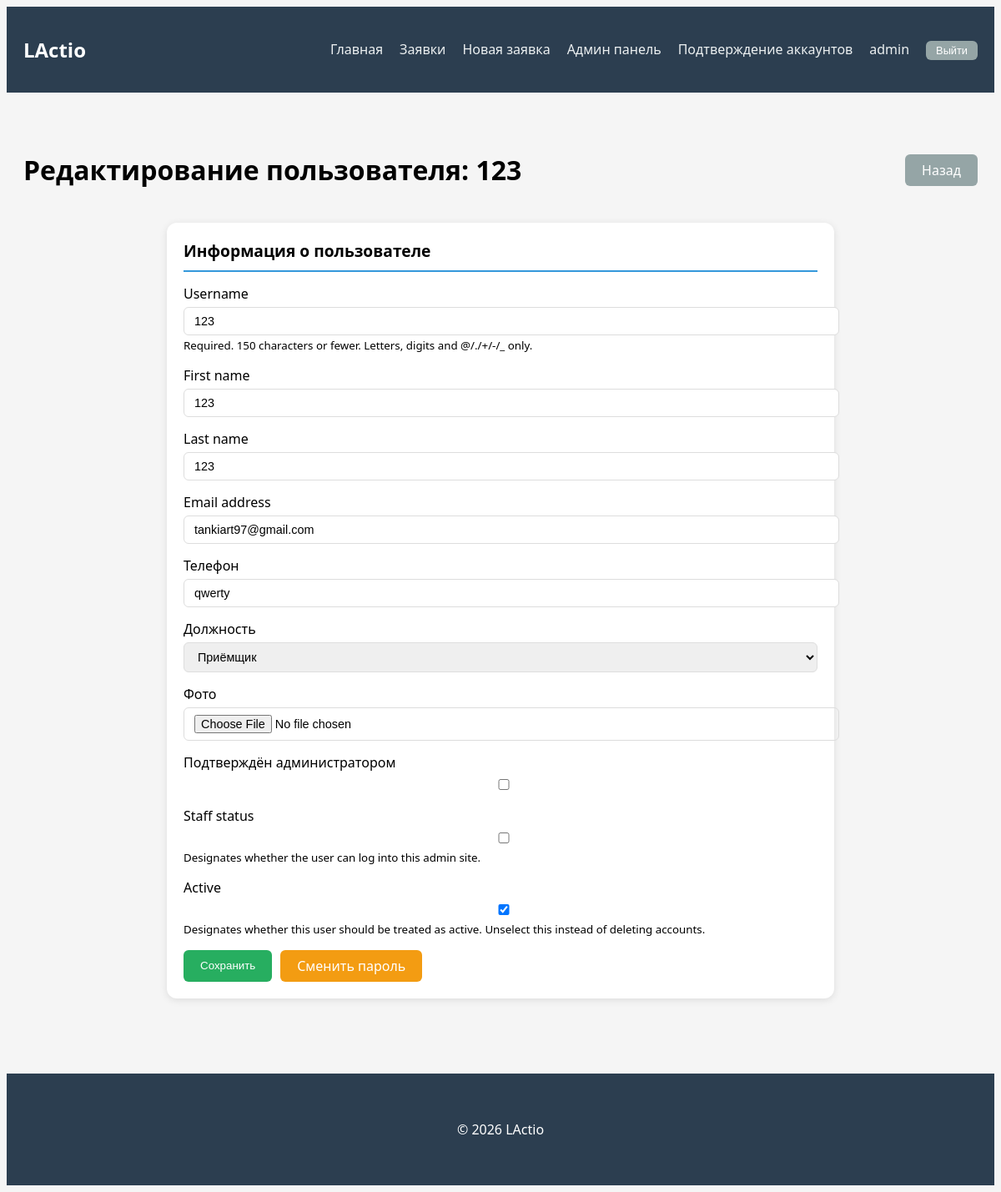
Page /admin-panel/users/6/ (signed in) on the committed database.
### service_reception/models.py (models this page shows, shortened)
class User(AbstractUser):
    POSITION_CHOICES = [
        ('admin', 'Администратор'),
        ('receptionist', 'Приёмщик'),
        ('master', 'Мастер'),
    ]
    phone = models.CharField(max_length=20, blank=True, verbose_name='Телефон')
    position = models.CharField(max_length=50, choices=POSITION_CHOICES, default='receptionist', verbose_name='Должность')
    avatar = models.ImageField(upload_to='avatars/', blank=True, null=True, verbose_name='Фото')
    is_approved = models.BooleanField(default=False, verbose_name='Подтверждён администратором')
    class Meta:
        verbose_name = 'Пользователь'
        verbose_name_plural = 'Пользователи'

### service_reception/admin_views.py (the view)
# urls.py: path('admin-panel/users/<int:user_id>/', admin_views.admin_user_detail, name='admin_user_detail'),
@login_required
@user_passes_test(is_admin)
def admin_user_detail(request, user_id):
    user = get_object_or_404(User, id=user_id)
    if request.method == 'POST':
        form = UserAdminForm(request.POST, request.FILES, instance=user)
        if form.is_valid():
            form.save()
            messages.success(request, f'Данные пользователя {user.username} обновлены')
            return redirect('service_reception:admin_users')
    else:
        form = UserAdminForm(instance=user)
    context = {'user_obj': user, 'form': form}
    return render(request, 'reception/admin/user_detail.html', context)

### service_reception/forms.py
class UserAdminForm(forms.ModelForm):
    class Meta:
        model = User
        fields = ['username', 'first_name', 'last_name', 'email', 'phone', 'position', 'avatar', 'is_approved', 'is_staff', 'is_active']
        widgets = {
            'username': forms.TextInput(attrs={'class': 'search_field_input'}),
            'first_name': forms.TextInput(attrs={'class': 'search_field_input'}),
            'last_name': forms.TextInput(attrs={'class': 'search_field_input'}),
            'email': forms.EmailInput(attrs={'class': 'search_field_input'}),
            'phone': forms.TextInput(attrs={'class': 'search_field_input'}),
            'position': forms.Select(attrs={'class': 'search_field_input'}),
            'avatar': forms.FileInput(attrs={'class': 'search_field_input'}),
            'is_approved': forms.CheckboxInput(attrs={'class': 'form-check-input'}),
            'is_staff': forms.CheckboxInput(attrs={'class': 'form-check-input'}),
            'is_active': forms.CheckboxInput(attrs={'class': 'form-check-input'}),
        }

### service_reception/admin_views.py (called while the page is built)
def is_admin(user):
    return user.is_staff or user.is_superuser

### service_reception/templates/reception/admin/user_detail.html (shortened to what this page needs)
{% extends 'reception/base.html' %}
{% block content %}
<div class="flex_between mb_20">
    <h1>Редактирование пользователя: {{ user_obj.username }}</h1>
    <a href="{% url 'service_reception:admin_users' %}" class="btn_secondary">Назад</a>
</div>
<div class="form_wrapper">
    <div class="form_container">
        <div class="main_card">
            <div class="main_card_header">Информация о пользователе</div>
            <form method="post" enctype="multipart/form-data">
                {% for field in form %}
                <div class="form_field">
                    <label>{{ field.label }}</label>
                    {{ field }}
                    {% if field.help_text %}
                    <small class="form_text">{{ field.help_text }}</small>
                    {% endif %}
                </div>
                {% endfor %}
                <div class="flex_buttons">
                    <button type="submit" class="btn_success">Сохранить</button>
                    <a href="{% url 'service_reception:admin_user_change_password' user_obj.id %}" class="btn_warning">Сменить пароль</a>
                </div>
            </form>
        </div>
    </div>
</div>
{% endblock %}

### service_reception/templates/reception/base.html (shortened to what this page needs)
{% load static %}
<!DOCTYPE html>
<html lang="ru">
<head>
    <link rel="stylesheet" href="{% static 'css/style.css' %}">
</head>
<body>
    <nav class="navbar_custom">
        <div class="main_container">
            <div class="flex_between">
                <a class="navbar_brand" href="{% url 'service_reception:home' %}">LActio</a>
                <ul class="navbar_menu">
                    <li><a class="navbar_link" href="{% url 'service_reception:home' %}">Главная</a></li>
                    <li><a class="navbar_link" href="{% url 'service_reception:request_list' %}">Заявки</a></li>
                    <li><a class="navbar_link" href="{% url 'service_reception:request_create' %}">Новая заявка</a></li>
                    {% if user.is_staff or user.position == 'admin' %}
                        {% if user.is_staff or user.is_superuser %}
                            <li><a class="navbar_link" href="{% url 'service_reception:admin_dashboard' %}">Админ панель</a></li>
                        {% endif %}
                        <li><a class="navbar_link" href="{% url 'service_reception:pending_users' %}">Подтверждение аккаунтов</a></li>
                    {% endif %}
                    {% if user.is_authenticated %}
                    <li><a class="navbar_link" href="#">{{ user.get_full_name|default:user.username }}</a></li>
                    <li>
                        <form method="post" action="{% url 'service_reception:logout' %}" style="display: inline;">
                            <button type="submit" class="btn_secondary btn_small">Выйти</button>
                        </form>
                    </li>
                    {% else %}
                    <li><a class="navbar_link" href="{% url 'service_reception:register' %}">Регистрация</a></li>
                    <li><a class="navbar_link" href="{% url 'service_reception:login' %}">Вход</a></li>
                    {% endif %}
                </ul>
            </div>
        </div>
    </nav>
    <main class="main_container">
        {% block content %}{% endblock %}
    </main>
    <footer class="footer_custom">
        <div class="main_container">
            <p>© {% now "Y" %} LActio</p>
        </div>
    </footer>
</body>
</html>

### service_reception/static/css/style.css (style rules this page uses)
body { background-color: #f5f5f5; font-family: 'Segoe UI', Tahoma, Geneva, Verdana, sans-serif; }
.main_container { max-width: 1400px; margin: 0 auto; padding: 20px; }
.navbar_custom { background-color: #2c3e50; padding: 15px 0; margin-bottom: 30px; }
.navbar_brand { color: white; font-size: 1.5rem; font-weight: bold; text-decoration: none; }
.navbar_menu { display: flex; gap: 20px; list-style: none; margin: 0; padding: 0; }
.navbar_link { color: #ecf0f1; text-decoration: none; transition: color 0.3s; }
.flex_between { display: flex; justify-content: space-between; align-items: center; }
.flex_buttons { display: flex; gap: 10px; }
.main_card { background: white; border-radius: 12px; padding: 20px; margin-bottom: 20px; box-shadow: 0 2px 10px rgba(0,0,0,0.1); }
.main_card_header { font-size: 1.2rem; font-weight: bold; margin-bottom: 15px; padding-bottom: 10px; border-bottom: 2px solid #3498db; }
.search_field_input { padding: 8px 12px; border: 1px solid #ddd; border-radius: 6px; font-size: 0.9rem; }
.btn_success { background-color: #27ae60; color: white; border: none; padding: 8px 20px; border-radius: 6px; cursor: pointer; text-decoration: none; display: inline-block; }
.btn_warning { background-color: #f39c12; color: white; border: none; padding: 8px 20px; border-radius: 6px; cursor: pointer; text-decoration: none; display: inline-block; }
.btn_secondary { background-color: #95a5a6; color: white; border: none; padding: 8px 20px; border-radius: 6px; cursor: pointer; text-decoration: none; display: inline-block; }
.btn_small { padding: 4px 12px; font-size: 0.8rem; }
.form_wrapper { display: flex; justify-content: center; }
.form_container { max-width: 800px; width: 100%; }
.form_field { margin-bottom: 15px; }
.form_field label { display: block; margin-bottom: 5px; font-weight: 500; }
.form_field input, .form_field select, .form_field textarea { width: 100%; padding: 8px 12px; border: 1px solid #ddd; border-radius: 6px; font-size: 0.9rem; }
.footer_custom { margin-top: 50px; padding: 20px 0; background-color: #2c3e50; color: white; text-align: center; }
.mb_20 { margin-bottom: 20px; }

### rows in the picture
User: get_full_name "admin"
User: username "123", form "123" "123" "123" "tankiart97@gmail.com" "qwerty" "Приёмщик" "☑"

### other values in the picture
{{ field.label }} "Username" "First name" "Last name" "Email address" "Телефон" "Должность" "Фото" "Подтверждён администратором" "Staff status" "Active"
{{ field.help_text }} "Required. 150 characters or fewer. Letters, digits and @/./+/-/_ only." "Designates whether the user can log into this admin site." "Designates whether this user should be treated as active. Unselect this instead of deleting accounts."
